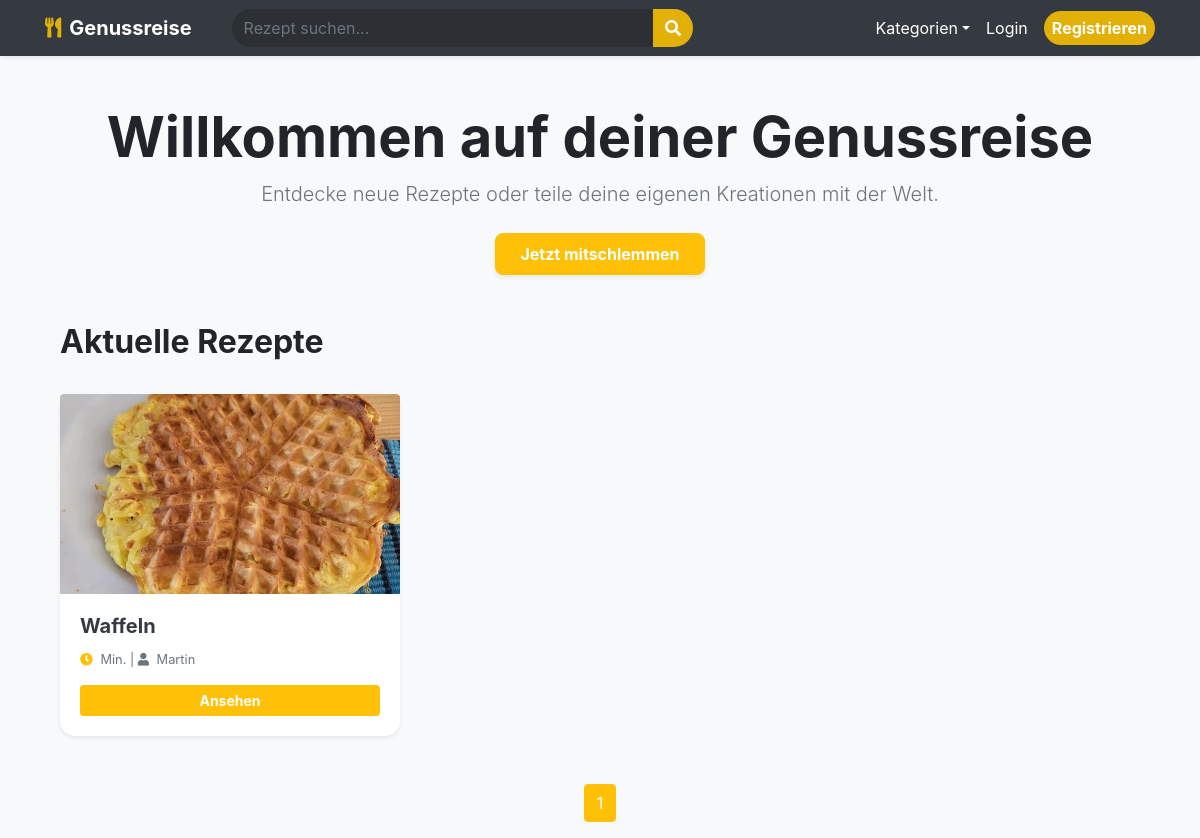
Before: / with the older database file.
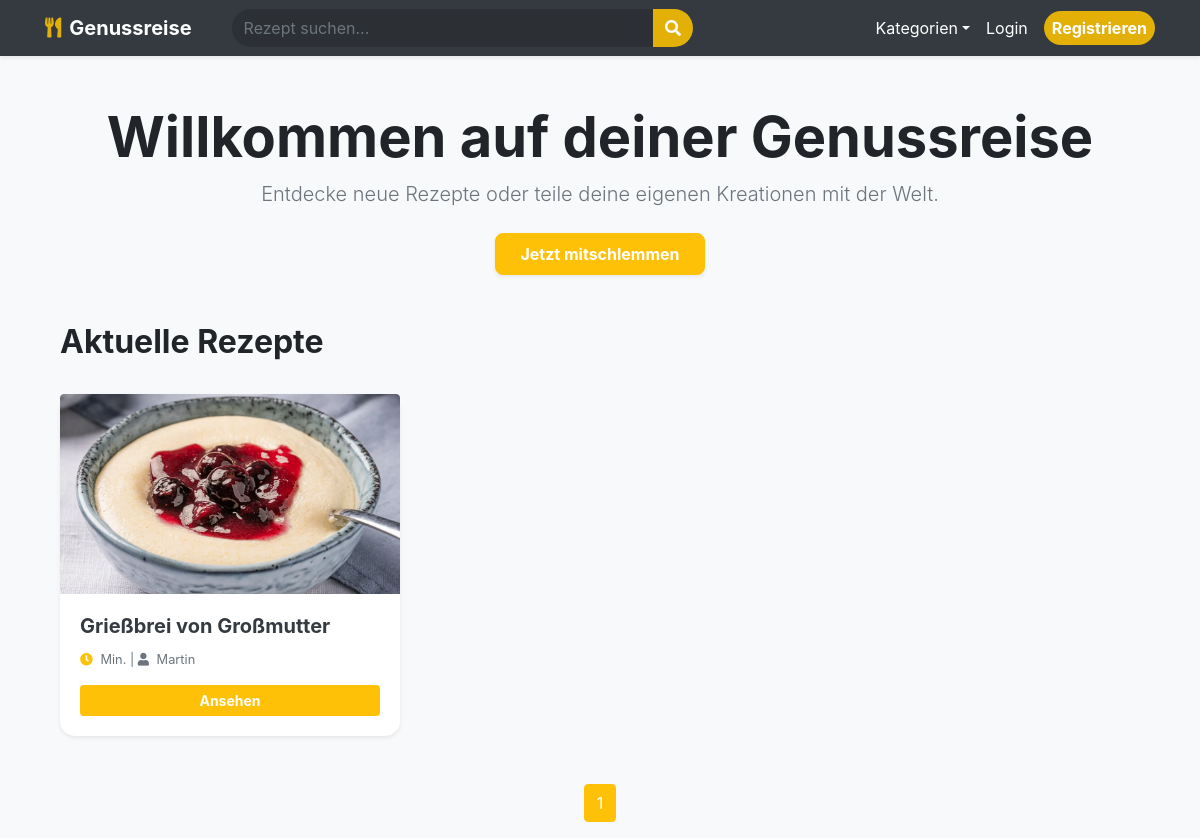
After: the same page with the newer database file.
### app.py (models this page shows)
class Recipe(db.Model):
    id = db.Column(db.Integer, primary_key=True)
    name = db.Column(db.String(100), nullable=False)
    instructions = db.Column(db.Text, nullable=False)
    category = db.Column(db.String(50))
    prep_time = db.Column(db.Integer, default=0)
    cook_time = db.Column(db.Integer, default=0)
    rest_time = db.Column(db.Integer, default=0)
    servings = db.Column(db.Integer, default=1)
    calories = db.Column(db.Integer, default=0)
    protein = db.Column(db.Float, default=0.0)
    carbs = db.Column(db.Float, default=0.0)
    fat = db.Column(db.Float, default=0.0)
    image_file = db.Column(db.String(100), nullable=False, default='default.jpg')
    user_id = db.Column(db.Integer, db.ForeignKey('user.id'), nullable=False)
    ingredients = db.relationship('Ingredient', backref='recipe', lazy=True, cascade="all, delete-orphan")
    favorites = db.relationship('Favorite', backref='recipe', lazy=True, cascade="all, delete-orphan")
    comments = db.relationship('Comment', backref='recipe', lazy=True, cascade="all, delete-orphan")

class User(db.Model, UserMixin):
    id = db.Column(db.Integer, primary_key=True)
    username = db.Column(db.String(20), unique=True, nullable=False)
    email = db.Column(db.String(120), unique=True, nullable=False)
    password = db.Column(db.String(60), nullable=False)
    is_admin = db.Column(db.Boolean, default=False)
    recipes = db.relationship('Recipe', backref='author', lazy=True, cascade="all, delete-orphan")
    favorites = db.relationship('Favorite', backref='user', lazy=True, cascade="all, delete-orphan")
    comments = db.relationship('Comment', backref='user', lazy=True, cascade="all, delete-orphan")

### app.py (the view)
@app.route("/")
def index():
    q = request.args.get('q', '')
    page = request.args.get('page', 1, type=int)
    if q:
        recipes = Recipe.query.filter(Recipe.name.contains(q) | Recipe.instructions.contains(q)).paginate(page=page, per_page=6)
    else:
        recipes = Recipe.query.order_by(Recipe.id.desc()).paginate(page=page, per_page=6)
    return render_template('index.html', recipes=recipes, search_query=q)

### app.py (called while the page is built)
@app.context_processor
def inject_categories():
    cat_names = ["Abendessen", "Asiatisch", "Backen", "Beilagen", "Brot & Brötchen", "Dessert", "Eintöpfe", "Fisch", "Fleisch", "Frühstück", "Geflügel", "Getränke", "Hauptspeise", "Italienisch", "Low Carb", "Mittagessen", "Nachtisch", "Pasta", "Pizza", "Salate", "Snacks", "Suppen", "Vegan", "Vegetarisch", "Vorspeise"]
    return dict(all_categories=[{'id': i+1, 'name': n} for i, n in enumerate(cat_names)])

### templates/index.html (shortened to what this page needs)
{% extends "base.html" %}
{% block content %}
<div class="container mt-4">
    <div class="text-center py-4 mb-4">
        <h1 class="display-4 font-weight-bold" style="color: #212529;">Willkommen auf deiner Genussreise</h1>
        <p class="lead text-muted">Entdecke neue Rezepte oder teile deine eigenen Kreationen mit der Welt.</p>
        <a href="{{ url_for('new_recipe') }}" class="btn btn-warning text-white font-weight-bold px-4 py-2 mt-2 shadow-sm" style="border-radius: 8px;">
            Jetzt mitschlemmen
        </a>
    </div>
    <div class="d-flex justify-content-between align-items-center mb-4">
        <h2 class="font-weight-bold">Aktuelle Rezepte</h2>
    </div>
    <div class="row">
        {% for recipe in recipes.items %}
        <div class="col-md-6 col-lg-4 mb-4">
            <div class="card h-100 border-0 shadow-sm recipe-card">
                <div style="height: 200px; overflow: hidden;" class="rounded-top">
                    <img src="{{ url_for('static', filename='uploads/' + recipe.image_file) }}"
                         class="card-img-top"
                         alt="Rezept für {{ recipe.name }} - einfach nachkochen"
                         style="object-fit: cover; height: 100%; width: 100%;">
                </div>
                <div class="card-body">
                    <h5 class="card-title font-weight-bold text-dark">{{ recipe.name }}</h5>
                    <p class="card-text text-muted small">
                        <i class="fas fa-clock text-warning mr-1"></i> {{ recipe.total_time }} Min. |
                        <i class="fas fa-user mr-1"></i> {{ recipe.author.username }}
                    </p>
                    <a href="{{ url_for('recipe_detail', recipe_id=recipe.id) }}" class="btn btn-sm btn-warning text-white btn-block font-weight-bold">Ansehen</a>
                </div>
            </div>
        </div>
        {% endfor %}
    </div>
    <nav class="mt-4">
        <ul class="pagination justify-content-center">
            {% for page_num in recipes.iter_pages(left_edge=1, right_edge=1, left_current=2, right_current=2) %}
                {% if page_num %}
                    <li class="page-item {% if recipes.page == page_num %}active{% endif %}">
                        <a class="page-link {% if recipes.page == page_num %}bg-warning border-warning{% else %}text-warning{% endif %}"
                           href="{{ url_for('index', page=page_num) }}">{{ page_num }}</a>
                    </li>
                {% else %}
                    <li class="page-item disabled"><span class="page-link">...</span></li>
                {% endif %}
            {% endfor %}
        </ul>
    </nav>
</div>
{% endblock %}

### templates/base.html (shortened to what this page needs)
<!DOCTYPE html>
<html lang="de">
<head>
    <link rel="stylesheet" href="https://stackpath.bootstrapcdn.com/bootstrap/4.5.2/css/bootstrap.min.css">
    <link rel="stylesheet" href="https://cdnjs.cloudflare.com/ajax/libs/font-awesome/5.15.1/css/all.min.css">
</head>
<body class="bg-light">
    <nav class="navbar navbar-expand-lg navbar-dark bg-dark shadow-sm">
        <div class="container">
            <a class="navbar-brand font-weight-bold" href="{{ url_for('index') }}"><i class="fas fa-utensils mr-2"></i>Genussreise</a>
            <form class="form-inline mx-lg-4 flex-grow-1" action="{{ url_for('index') }}" method="GET">
                <div class="input-group w-100">
                    <input class="form-control search-input" type="search" name="q" placeholder="Rezept suchen..." value="{{ search_query or '' }}">
                    <div class="input-group-append"><button class="btn search-btn" type="submit"><i class="fas fa-search"></i></button></div>
                </div>
            </form>
            <div class="collapse navbar-collapse" id="navbarNav">
                <ul class="navbar-nav ml-auto align-items-center">
                    <li class="nav-item dropdown">
                        <a class="nav-link dropdown-toggle text-white" href="#" id="catDrop" data-toggle="dropdown">Kategorien</a>
                    </li>
                    {% if current_user.is_authenticated %}
                        <li class="nav-item"><a class="nav-link" href="{{ url_for('favorites') }}">Favoriten</a></li>
                        <li class="nav-item"><a class="nav-link" href="{{ url_for('profile') }}">Profil</a></li>
                        <li class="nav-item"><a class="btn btn-outline-light btn-sm ml-2" href="{{ url_for('logout') }}">Abmelden</a></li>
                    {% else %}
                        <li class="nav-item"><a class="nav-link text-white" href="{{ url_for('login') }}">Login</a></li>
                        <li class="nav-item"><a class="nav-link nav-btn-gold ml-2" href="{{ url_for('register') }}">Registrieren</a></li>
                    {% endif %}
                </ul>
            </div>
        </div>
    </nav>
    <div class="container mt-4">
        {% block content %}{% endblock %}
    </div>
</body>
</html>

### templates/base.html (style rules this page uses)
:root { --gold: #e2b007; }
.navbar-dark .navbar-brand i { color: var(--gold); }
.search-input { border-radius: 20px 0 0 20px; background: #2c3034; border: none; color: white !important; transition: all 0.3s; }
.search-btn { border-radius: 0 20px 20px 0; background: var(--gold); border: none; color: white; }
.nav-btn-gold { background: var(--gold); color: white !important; border-radius: 20px; font-weight: bold; padding: 5px 15px; }

### templates/index.html (style rules this page uses)
.recipe-card { transition: transform 0.2s ease-in-out; border-radius: 15px; }

Changed rows visible on the page:
changed Recipe "Martin": image_file: a different picture; name "Waffeln" → "Grießbrei von Großmutter"
